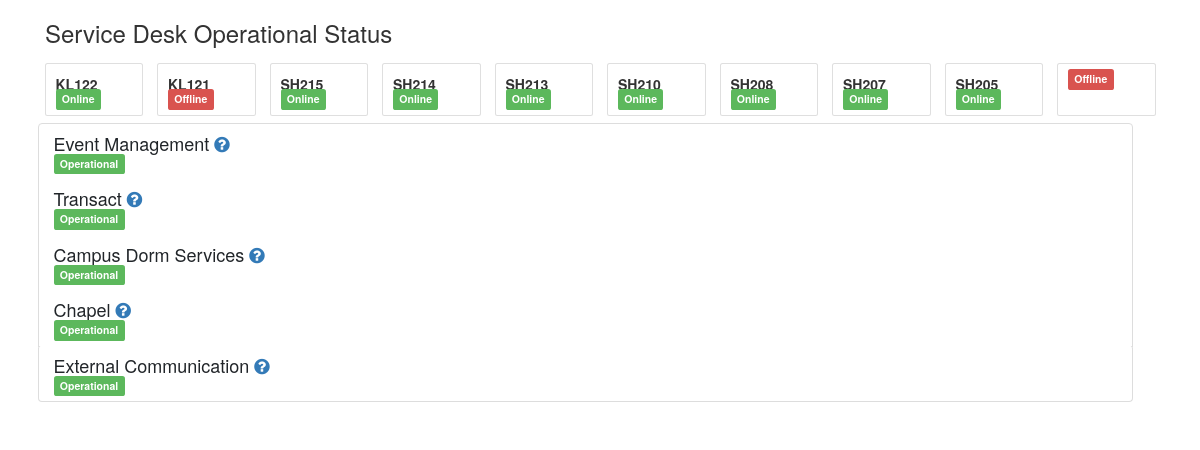
Page /status on the committed database.
### app/models.py (models this page shows)
class Room(db.Model):
    id = db.Column(db.String(1000), primary_key=True)
    title = db.Column(db.String(1000))
    status = db.Column(db.Integer)

### app/views.py (the view)
@main.route('/status')
def status():
    return render_template('status.html', title='Operational Status', rooms=Room.query.all())

### app/templates/status.html (shortened to what this page needs)
{% block content %}
<html>
  <head>
      <link rel="stylesheet" href="https://cdn.jsdelivr.net/npm/bootstrap@5.1.3/dist/css/bootstrap.min.css">
      <link href="//maxcdn.bootstrapcdn.com/bootstrap/3.3.0/css/bootstrap.min.css" rel="stylesheet" id="bootstrap-css">
      <link href="//netdna.bootstrapcdn.com/font-awesome/4.0.3/css/font-awesome.min.css" rel="stylesheet" type="text/css" />
  </head>
  <body>
    <div class="container">
        <h3>Service Desk Operational Status</h3>
      <div class="row clearfix">
              <br>
              <div class="d-flex">
                  {% for room in rooms %}
                  <div class="card" style="width: 18rem; margin: 0.5em;">
                      <div class="card-body">
                          <strong>{{ room.id }}</strong>
                          {% if room.status == 1 %}
                          <span class="label label-success">Online</span>
                          {% elif room.status == 2 %}
                          <span class="label label-warning">Problem</span>
                          {% else %}
                          <span class="label label-danger">Offline</span>
                          {% endif %}
                      </div>
                  </div>
                  {% endfor %}
              </div>
              <br>
              <div class="row clearfix">
                  <div class="col-md-12 column">
                      <div class="list-group">
                          <div class="list-group-item">
                              <h4 class="list-group-item-heading">
                                  Event Management
                                  <a href="#"  data-toggle="tooltip" data-placement="bottom" title="Access website and use site API">
                                    <i class="fa fa-question-circle"></i>
                                  </a>
                              </h4>
                              <p class="list-group-item-text">
                                  <span class="label label-success">Operational</span>
                              </p>
                          </div>
                          <div class="list-group-item">
                              <h4 class="list-group-item-heading">
                                  Transact
                                  <a href="#"  data-toggle="tooltip" data-placement="bottom" title="Access site using SSH terminal">
                                    <i class="fa fa-question-circle"></i>
                                  </a>
                              </h4>
                              <p class="list-group-item-text">
                                  <span class="label label-success">Operational</span>
                              </p>
                          </div>
                          <div class="list-group-item">
                              <h4 class="list-group-item-heading">
                                  Campus Dorm Services
                                  <a href="#"  data-toggle="tooltip" data-placement="bottom" title="Access database server and execute queries">
                                    <i class="fa fa-question-circle"></i>
                                  </a>
                              </h4>
                              <p class="list-group-item-text">
                                  <span class="label label-success">Operational</span>
                              </p>
                          </div>
                          <div class="list-group-item">
                              <h4 class="list-group-item-heading">
                                  Chapel
                                  <a href="#"  data-toggle="tooltip" data-placement="bottom" title="Access database server and execute queries">
                                    <i class="fa fa-question-circle"></i>
                                  </a>
                              </h4>
                              <p class="list-group-item-text">
                                  <span class="label label-success">Operational</span>
                              </p>
                          </div>
                          <div class="list-group-item card">
                              <h4 class="list-group-item-heading">
                                  External Communication
                                  <a href="#"  data-toggle="tooltip" data-placement="bottom" title="KB, Documentation, Newsletter, Social Media, Bookings, Email, PR">
                                    <i class="fa fa-question-circle"></i>
                                  </a>
                              </h4>
                              <p class="list-group-item-text">
                                  <span class="label label-success">Operational</span>
                              </p>
                          </div>
                      </div>
                  </div>
              </div>
          </div>
      </div>
  </body>
</html>
{% endblock %}

### rows in the picture
Room: id "KL122", status "Online"
Room: id "KL121", status "Offline"
Room: id "SH215", status "Online"
Room: id "SH214", status "Online"
Room: id "SH213", status "Online"
Room: id "SH210", status "Online"
Room: id "SH208", status "Online"
Room: id "SH207", status "Online"
Room: id "SH205", status "Online"
